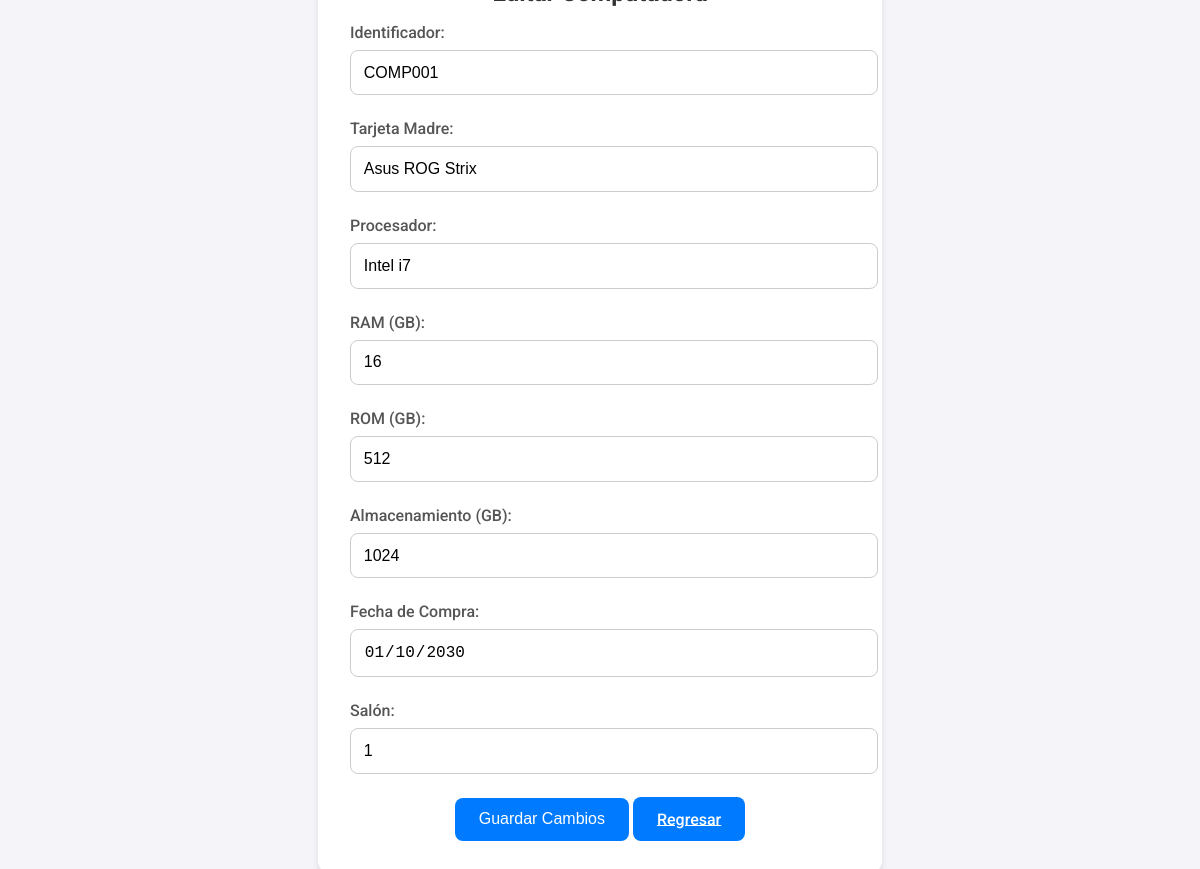
Screenshot of /Admin/mod_computadora.php?id=1 with the database file from the repository.
### tables this page shows
CREATE TABLE `computadoras` (
  `id_computadora` int(11) NOT NULL,
  `identificador` varchar(10) DEFAULT NULL,
  `tarjeta_madre` varchar(50) DEFAULT NULL,
  `procesador` varchar(50) DEFAULT NULL,
  `RAM` int(11) DEFAULT NULL,
  `ROM` int(11) DEFAULT NULL,
  `Almacenamiento` int(11) DEFAULT NULL,
  `fecha_compra` date DEFAULT NULL,
  `id_salon` int(11) DEFAULT NULL
);

### Admin/mod_computadora.php (the view, shortened to what this page needs)
<?php
include('../ConexionBD.php');
if (isset($_GET['id']) && is_numeric($_GET['id'])) {
    $id_computadora = intval($_GET['id']);
    $query = "SELECT * FROM computadoras WHERE id_computadora = $id_computadora";
    $result = mysqli_query($conn, $query);
    if ($row = mysqli_fetch_assoc($result)) {
    } else {
        echo "Computadora no encontrada.";
        exit;
    }
} else {
    echo "ID inválido.";
    exit;
}
?>
<!DOCTYPE html>
<html lang="en">
<head>
</head>
<body>
    <div class="form-container">
        <h2>Editar Computadora</h2>
        <form action="mod_computadora.php?id=<?= $id_computadora ?>" method="post">
            <div class="form-group">
                <label for="identificador">Identificador:</label>
                <input type="text" id="identificador" name="identificador" value="<?= htmlspecialchars($row['identificador']) ?>" readonly required>
            </div>
            <div class="form-group">
                <label for="tarjeta_madre">Tarjeta Madre:</label>
                <input type="text" id="tarjeta_madre" name="tarjeta_madre" value="<?= htmlspecialchars($row['tarjeta_madre']) ?>" required>
            </div>
            <div class="form-group">
                <label for="procesador">Procesador:</label>
                <input type="text" id="procesador" name="procesador" value="<?= htmlspecialchars($row['procesador']) ?>" required>
            </div>
            <div class="form-group">
                <label for="ram">RAM (GB):</label>
                <input type="number" id="ram" name="ram" value="<?= intval($row['RAM']) ?>" required>
            </div>
            <div class="form-group">
                <label for="rom">ROM (GB):</label>
                <input type="number" id="rom" name="rom" value="<?= intval($row['ROM']) ?>" required>
            </div>
            <div class="form-group">
                <label for="almacenamiento">Almacenamiento (GB):</label>
                <input type="number" id="almacenamiento" name="almacenamiento" value="<?= intval($row['Almacenamiento']) ?>" required>
            </div>
            <div class="form-group">
                <label for="fecha_compra">Fecha de Compra:</label>
                <input type="date" id="fecha_compra" name="fecha_compra" value="<?= htmlspecialchars($row['fecha_compra']) ?>" readonly required>
            </div>
            <div class="form-group">
                <label for="id_salon">Salón:</label>
                <input type="text" id="id" name="id_salon" value="<?= htmlspecialchars($row['id_salon']) ?>" required>
            </div>
            <div class="btn-container">
                <button type="submit" class="btn-submit">Guardar Cambios</button>
                <a href="Dash.php" class="btn-submit">Regresar</a>
            </div>
        </form>
    </div>
</body>
</html>

### Admin/mod_computadora.php (style rules this page uses)
body { font-family: 'Roboto', sans-serif; margin: 0; padding: 0; background-color: #f4f4f9; display: flex; justify-content: center; align-items: center; height: 100vh; }
.form-container { background: #ffffff; padding: 2rem; border-radius: 12px; box-shadow: 0 4px 6px rgba(0, 0, 0, 0.1); width: 100%; max-width: 500px; }
.form-container h2 { font-size: 24px; margin-bottom: 1rem; color: #333333; text-align: center; }
.form-group { margin-bottom: 1.5rem; }
.form-group label { display: block; font-weight: 500; margin-bottom: 0.5rem; color: #555555; }
.form-group input, .form-group select { width: 100%; padding: 0.8rem; border: 1px solid #cccccc; border-radius: 8px; font-size: 16px; outline: none; transition: all 0.3s ease; }
.btn-container { text-align: center; }
.btn-submit { padding: 0.8rem 1.5rem; font-size: 16px; font-weight: 500; color: #ffffff; background-color: #007BFF; border: none; border-radius: 8px; cursor: pointer; transition: background-color 0.3s ease; }

### rows the page displays
computadoras: identificador "COMP001", tarjeta_madre "Asus ROG Strix", procesador "Intel i7", ram "16", rom "512", almacenamiento "1024", fecha_compra "01/10/2030", id_salon "1"
